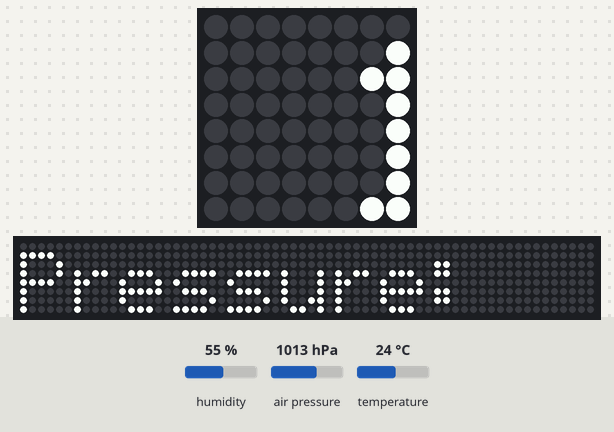
The program below on a simulated Raspberry Pi (BCM pin numbers) with a Sense HAT. Shown: the Sense HAT's 8×8 RGB LED matrix, a strip that is not on the board, showing the scrolling text unrolled. The test bench sets the inputs (shaded band); at power-on: temperature 24 °C, humidity 55 %, air pressure 1013 hPa. The 64×8 strip is a reading aid, not a part: it shows the text the matrix is scrolling, unrolled, one strip-width of it at a time; what the program prints to the terminal is not drawn.

Above: at 7.94 s.
8.1 s: temperature set to 12 °C
At 13.88 s:
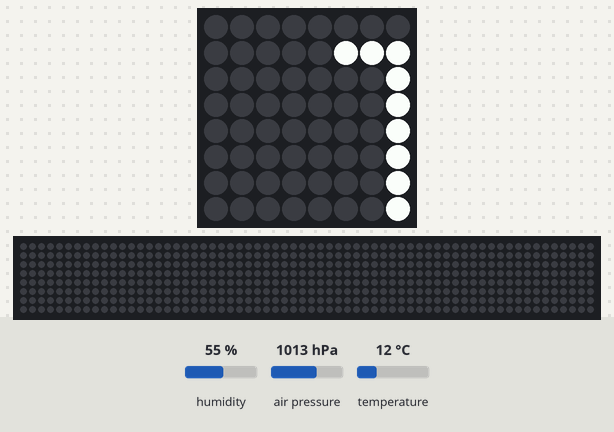
15.3 s: temperature set to 17.5 °C
27.3 s: temperature set to 18.7 °C
At 27.42 s:
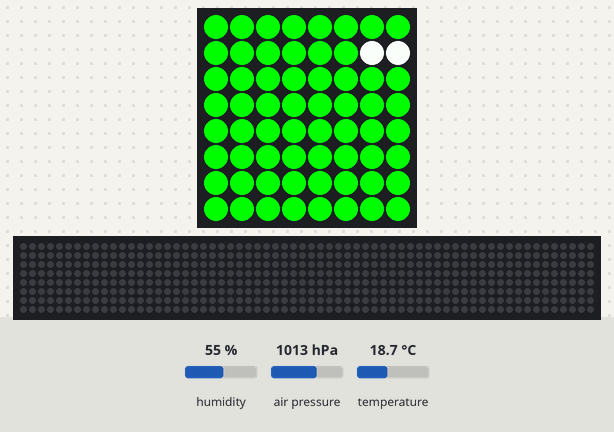
34.1 s: temperature set to 28 °C
At 40.96 s:
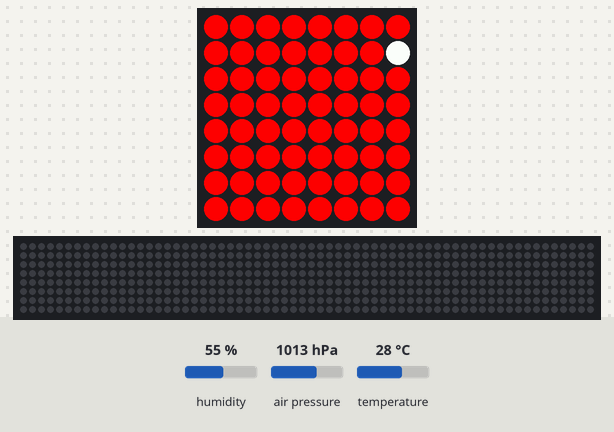

The program:

sensing_environment.py
```python
from sense_hat import SenseHat


sense = SenseHat()

sense.clear()

pressure = sense.get_pressure()
print("Pressure: ", pressure)

temp = sense.get_temperature()
print("Temperature: ", temp)

humidity = sense.get_humidity()
print("Humidity: ", humidity)

for x in range(2):

    # Take reading from all 3 sensors
    t = sense.get_temperature()
    p = sense.get_pressure()
    h = sense.get_humidity()

    # Round values to one decimal place
    t = round(t, 1)
    p = round(p, 1)
    h = round(h, 1)

    # Create message to display on sense hat
    message = (
        "Temperature: " + str(t) +
        " Pressure: " + str(p) +
        " Humidity: " + str(h)
    )

    # Display message
    sense.show_message(message, scroll_speed=0.05)

red = (255, 0, 0)
green = (0, 255, 0)

for x in range(2):

    # Take reading from all 3 sensors
    t = sense.get_temperature()
    p = sense.get_pressure()
    h = sense.get_humidity()

    # Round values to one decimal place
    t = round(t, 1)
    p = round(p, 1)
    h = round(h, 1)

    # Create message to display on sense hat
    message = (
        "Temperature: " + str(t) +
        " Pressure: " + str(p) +
        " Humidity: " + str(h)
    )

    if t > 18.3 and t < 26.7:
        bg = green
    else:
        bg = red

    # Display message
    sense.show_message(message, back_colour=bg, scroll_speed=0.05)

sense.clear()
```

Measured:
- the behaviour switches between 18.3 and 18.4 °C on temperature (found by bisection; images 1 and 2)
- after the input at 27.3 s, the LEDs: first change at once (image 2 shows a later state)
- after the input at 34.1 s, the LEDs: first differ from a run without the input after 6.8 s (image 3 shows a later state)
